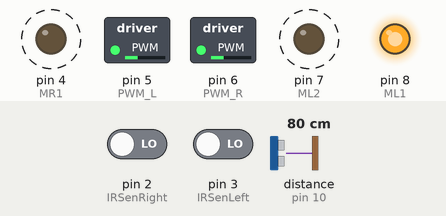
Bench run of a sketch on a simulated Arduino Uno, built with avr-gcc and run on an emulated ATmega328P. On the bench: switched loads named in the sketch (green lamp = pin HIGH), output pins drawn as LEDs (lit = HIGH). Dashed ring = blinking. The inputs (shaded band) are chosen by the test bench; at power-on: distance to the obstacle (sensor on pin 10) 80 cm, pin 3 (IRSenLeft) LOW, pin 2 (IRSenRight) LOW. The echo pulse lasts 58.3 µs per cm; pins used as bus, display or sensor lines are not drawn; what the sketch prints to the serial monitor is not drawn.

Above: at 2.7 s.
2.8 s: distance to the obstacle (sensor on pin 10) set to 2 cm
6.1 s: pin 3 (IRSenLeft) driven HIGH
9.4 s: pin 2 (IRSenRight) driven HIGH
At 9.65 s:
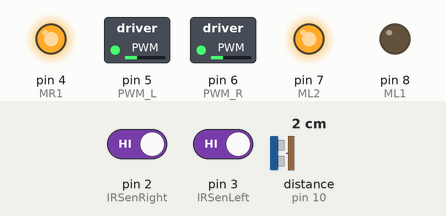
12.7 s: distance to the obstacle (sensor on pin 10) set to 10 cm
16.0 s: distance to the obstacle (sensor on pin 10) set to 13 cm
At 16.3 s:
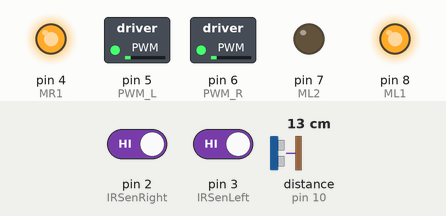
17.5 s: pin 2 (IRSenRight) driven LOW
At 17.74 s:
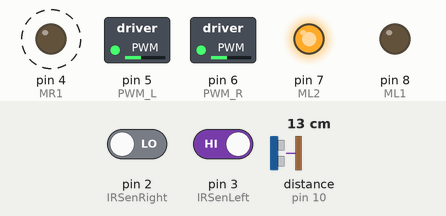
Timing chart, 0 to 21.8 s (numbered marks = the images above; inputs shaded):
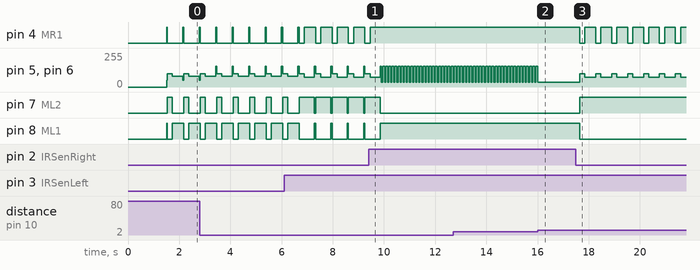

The sketch:

robotics.ino
```cpp
//กำหนด pin ใช้งาน //
#include <HCSR04.h>
int PWM_L = 5;
int ML1 = 8;
int ML2 = 7;
int PWM_R = 6;
int MR1 = 4;
int MR2 = 9;
int trigPin = 9;    // Trigger
int echoPin = 10;    // Echo
long duration, cm ;
UltraSonicDistanceSensor distanceSensor(9,10);
int IRSenLeft = 3;
int IRSenRight = 2;

////////////////////////////////////////////////

void setup()
{
  Serial.begin(9600);
  motor();

  delay(1500);
}

void loop()
{
  ultra();
  IRsensor();

}

void forward(int Speed) // ตัวแปร speed ใช้งานได้ตั้งแต่ 0- 255
{
  Serial.println("FORWARD");
  analogWrite(PWM_R, Speed);
  digitalWrite(MR1, HIGH);
  digitalWrite(MR2, LOW);
  analogWrite(PWM_L, Speed);
  digitalWrite(ML1, HIGH);
  digitalWrite(ML2, LOW);
  Serial.println("ไก่");
  //  delay(10);

}

void backward(int Speed) // ตัวแปร speed ใช้งานได้ตั้งแต่ 0- 255
{
  Serial.println("BACKWARD");
  analogWrite(PWM_R, Speed);
  digitalWrite(MR1, LOW);
  digitalWrite(MR2, HIGH);
  analogWrite(PWM_L, Speed);
  digitalWrite(ML1, LOW);
  digitalWrite(ML2, HIGH);
  delay(200);
}

void turnright(int Speed)
{
  analogWrite(PWM_R, Speed);
  digitalWrite(MR1, LOW);
  digitalWrite(MR2, HIGH);
  analogWrite(PWM_L, Speed);
  digitalWrite(ML1, HIGH);
  digitalWrite(ML2, LOW);
  delay(400);
}

void turnleft(int Speed)
{
  analogWrite(PWM_R, Speed);
  digitalWrite(MR1, HIGH);
  digitalWrite(MR2, LOW);
  analogWrite(PWM_L, Speed);
  digitalWrite(ML1, LOW);
  digitalWrite(ML2, HIGH);
  delay(400);
}

void turnaround(int Speed)
{
  analogWrite(PWM_R, Speed);
  digitalWrite(MR1, HIGH);
  digitalWrite(MR2, LOW);
  analogWrite(PWM_L, Speed);
  digitalWrite(ML1, LOW);
  digitalWrite(ML2, HIGH);
  delay(1000);
}
void motor()
{
  pinMode(ML1, OUTPUT);
  pinMode(MR1, OUTPUT);
  pinMode(ML2, OUTPUT);
  pinMode(MR2, OUTPUT);
  pinMode(PWM_R, OUTPUT);
  pinMode(PWM_L, OUTPUT);
}

void IRsensor()
{ //0คือขาว 1คือดำ
  int sensor_Value_right = digitalRead(IRSenRight);
  Serial.print("IR Sensor right: Value = ");
  Serial.println(sensor_Value_right);
  int sensor_Value_left = digitalRead(IRSenLeft);
  Serial.print("IR Sensor left: Value = ");
  Serial.println(sensor_Value_left);
  if (sensor_Value_right == 1 && sensor_Value_left == 1) {
    forward(35.5);
    Serial.println("111111BACKWARD");
  }
  if (sensor_Value_right == 0 && sensor_Value_left == 0) {
    backward(100);
    turnright(80);
    Serial.println("222222BACKWARD");
  }
  if (sensor_Value_right == 0 && sensor_Value_left == 1) {
    backward(100);
    turnleft(75);
    Serial.println("333333BACKWARD");
  }
  if (sensor_Value_right == 1 && sensor_Value_left == 0) {
    backward(100);
    turnright(75);
    Serial.println("4444444BACKWARD");
  }
  Serial.println(" ");
}

void ultra(){
 int cm = distanceSensor.measureDistanceCm();
 Serial.println(cm);
  if (cm >=50){
    forward(50);
  }

  if (cm <=11){
    forward(155);


  }
}
```

Measured:
- the behaviour switches between 11 and 12 cm on distance to the obstacle (sensor on pin 10) (found by bisection; images 1 and 2)
- after the input at 9.4 s, pin 4 (MR1): goes on until 9.5 s, then stays HIGH; pin 7 (ML2): goes on until 9.9 s, then stays LOW; pin 8 (ML1): goes on until 9.9 s, then stays HIGH
- after the input at 16.0 s, pin 5 (PWM_L), pin 6 (PWM_R): goes on until 16.0 s, then stays 35/255
- after the input at 17.5 s, pin 4 (MR1): alternates HIGH for 0.42 s and LOW for 0.20 s, starting after 0.14 s; pin 5 (PWM_L), pin 6 (PWM_R): alternates 100/255 for 0.20 s and 75/255 for 0.42 s, starting after 0.14 s; pin 7 (ML2): LOW → HIGH after 0.14 s; pin 8 (ML1): HIGH → LOW after 0.14 s
- by itself, pin 4 (MR1): repeats every 0.64 s: LOW 0.20 s, HIGH 0.44 s
- by itself, pin 5 (PWM_L), pin 6 (PWM_R): alternates 155/255 for 0.08 s and 35/255 for 0.04 s
- by itself, pin 7 (ML2): repeats every 0.64 s: HIGH 0.60 s, LOW 0.04 s
- by itself, pin 8 (ML1): repeats every 0.64 s: LOW 0.60 s, HIGH 0.04 s
